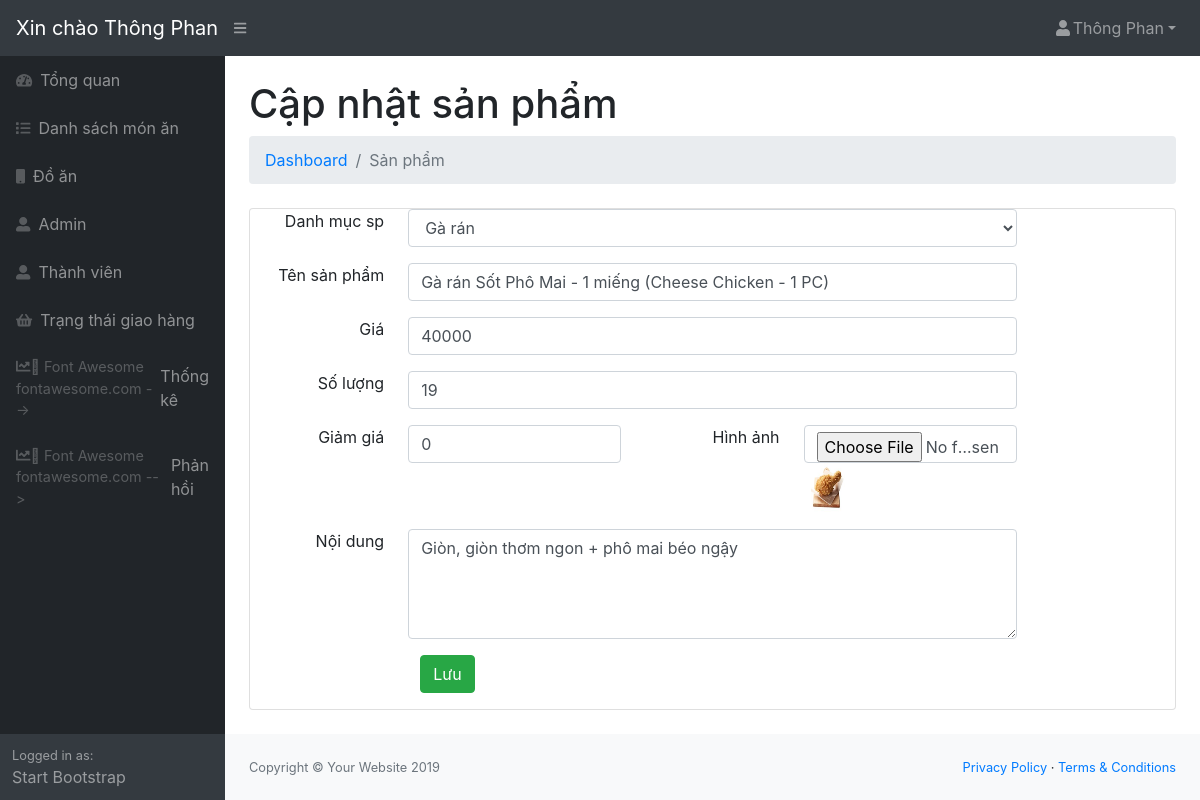
/admin/modules/product/edit.php?id=170 (signed in), run on the app's committed database.
### tables this page shows
CREATE TABLE `product` (
  `id` int(11) NOT NULL,
  `name` varchar(100) DEFAULT NULL,
  `slug` varchar(100) DEFAULT NULL,
  `price` int(11) DEFAULT NULL,
  `sale` tinyint(4) DEFAULT 0,
  `thundar` varchar(200) DEFAULT NULL,
  `rated` int(11) NOT NULL DEFAULT 0,
  `comment` int(11) NOT NULL DEFAULT 0,
  `category_id` int(11) DEFAULT NULL,
  `content` text DEFAULT NULL,
  `head` int(11) DEFAULT 0,
  `view` int(11) DEFAULT 0,
  `hot` tinyint(4) DEFAULT 0,
  `number` int(11) NOT NULL DEFAULT 0,
  `create_at` timestamp NULL DEFAULT current_timestamp(),
  `update_at` timestamp NULL DEFAULT current_timestamp()
);

CREATE TABLE `category` (
  `id` int(11) NOT NULL,
  `name` varchar(100) DEFAULT NULL,
  `slug` varchar(100) DEFAULT NULL,
  `images` varchar(100) DEFAULT NULL,
  `banner` varchar(100) NOT NULL,
  `home` tinyint(4) NOT NULL DEFAULT 0,
  `status` tinyint(4) NOT NULL DEFAULT 1,
  `level` int(11) NOT NULL DEFAULT 0,
  `created_at` timestamp NOT NULL DEFAULT current_timestamp(),
  `updated_at` timestamp NOT NULL DEFAULT current_timestamp() ON UPDATE current_timestamp()
);

### libraries/Database.php (called while the page is built, shortened)
<?php
class Database{
     public $link;
     public function __construct()
     {
        $this->link = mysqli_connect("localhost","root","","webphp") or die ();
         mysqli_set_charset($this->link,"utf8");
     }
        public function fetchsql( $sql )
        {
            $result = mysqli_query($this->link,$sql) or die("Lỗi  truy vấn sql " .mysqli_error($this->link));
            $data = [];
            if( $result)
            {
                while ($num = mysqli_fetch_assoc($result))
                {
                    $data[] = $num;
                }
            }
            return $data;
        }
        public function fetchID($table , $id )
        {
            $sql = "SELECT * FROM {$table} WHERE id = $id ";
            $result = mysqli_query($this->link,$sql) or die("Lỗi  truy vấn fetchID " .mysqli_error($this->link));
            return mysqli_fetch_assoc($result);
        }
    }
?>

### admin/autoload/autoload.php (called while the page is built, shortened)
<?php
	require_once __DIR__. '/../../libraries/Database.php';
	require_once __DIR__. '/../../libraries/Function.php';
	$db = new Database;
 ?>

### libraries/Function.php (called while the page is built, shortened)
<?php
    function  getInput($string)
    {
        return isset($_GET[$string]) ? $_GET[$string] : '';
    }
    function base_url()
    {
        return $url  = "http://localhost/fastfood/";
    }
    function uploads()
    {
        return base_url() . "public/uploads/";
    }
 ?>

### admin/modules/product/edit.php (the view, shortened to what this page needs)
<?php
    require_once __DIR__. '/../../autoload/autoload.php';
    $category = $db->fetchsql("SELECT * FROM category WHERE level=0");
    $id = intval(getInput('id'));
    $EditProduct = $db->fetchID("product",$id);
?>
<?php require_once __DIR__. '/../../layouts/header.php'; ?>
            <div id="layoutSidenav_content">
                <main>
                    <div class="container-fluid">
                        <h1 class="mt-4">Cập nhật sản phẩm</h1>
                        <ol class="breadcrumb mb-4">
                            <li class="breadcrumb-item"><a href="index.php">Dashboard</a></li>
                            <li class="breadcrumb-item active">Sản phẩm</li>
                        </ol>
                        <div class="card mb-4">
                            <form action="" method="POST" enctype="multipart/form-data">
                                <div class="form-group row">
                                    <label for="input2" class="col-sm-2 text-right">Danh mục sp</label>
                                    <div class="col-sm-8">
                                      <select class="form-control" name="category_id">
                                        <?php foreach ($category as $item): ?>
                                            <option value="<?php echo $item['id'] ?>" <?php echo $EditProduct['category_id'] == $item['id'] ? "selected = 'selected'" : "" ?>><?php echo $item['name'] ?></potion>
                                        <?php endforeach ?>
                                      </select>
                                     </div>
                                </div>
                                <div class="form-group row">
                                    <label for="input1" class="col-sm-2 text-right">Tên sản phẩm</label>
                                    <div class="col-sm-8">
                                      <input type="text" class="form-control" id="input1" name="name" value="<?php echo $EditProduct['name'] ?>">
                                    </div>
                                </div>
                                <div class="form-group row">
                                    <label for="input2" class="col-sm-2 text-right">Giá</label>
                                    <div class="col-sm-8">
                                      <input type="number" class="form-control" id="input2" name="price" value="<?php echo $EditProduct['price'] ?>">
                                     </div>
                                 </div>
                                 <div class="form-group row">
                                    <label for="input2" class="col-sm-2 text-right">Số lượng</label>
                                    <div class="col-sm-8">
                                      <input type="number" class="form-control" id="input2" name="number" value="<?php echo $EditProduct['number'] ?>">
                                     </div>
                                 </div>
                                <div class="form-group row">
                                    <label for="input3" class="col-sm-2 text-right">Giảm giá</label>
                                    <div class="col-sm-3">
                                      <input type="number" class="form-control" id="input3" name="sale" placeholder="10%" value="<?php echo $EditProduct['sale'] ?>">
                                    </div>
                                    <label for="input4" class="col-sm-2 text-right">Hình ảnh</label>
                                    <div class="col-sm-3">
                                      <input type="file" class="form-control" id="input4" name="thundar" value="">
                                      <img src="<?php echo uploads(); ?>product/<?php echo $EditProduct['thundar'] ?>" width="50px" height="50px">
                                    </div>
                                </div>
                                <div class="form-group row">
                                    <label for="input5" class="col-sm-2 text-right">Nội dung</label>
                                    <div class="col-sm-8">
                                      <textarea class="form-control" name="content" rows="4"><?php echo $EditProduct['content'] ?></textarea>
                                     </div>
                                 </div>
                                <div class="form-group row">
                                    <div class="col-sm-8 container-fluid">
                                      <button type="submit" class="btn btn-success">Lưu</button>
                                    </div>
                                </div>
                            </form>
                        </div>
<?php require_once __DIR__. '/../../layouts/footer.php'; ?>

### data on the page
product: category_id "Gà rán", name "Gà rán Sốt Phô Mai - 1 miếng (Cheese Chicken - 1 PC)", price "40000", number "19", sale "0", thundar (picture), content "Giòn, giòn thơm ngon + phô mai béo ngậy"

### other printed values
$_SESSION['admin_name'] "Thông Phan"
